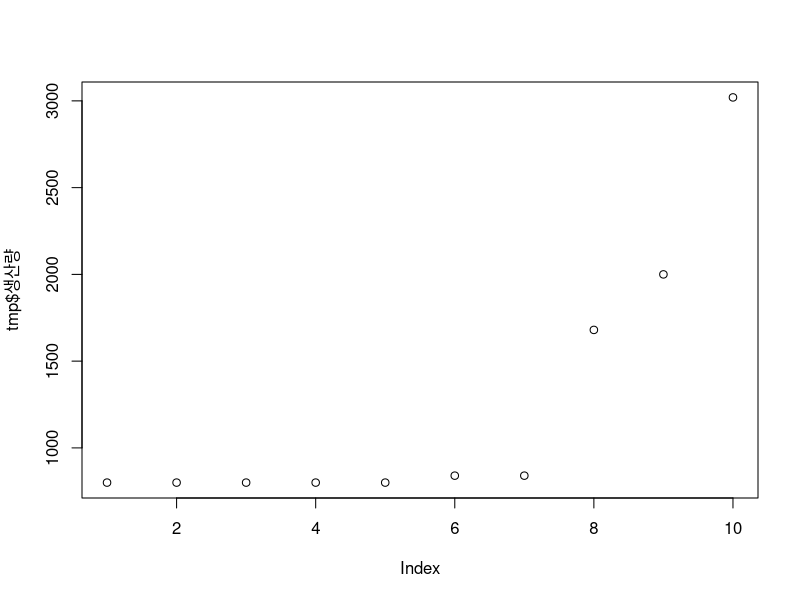
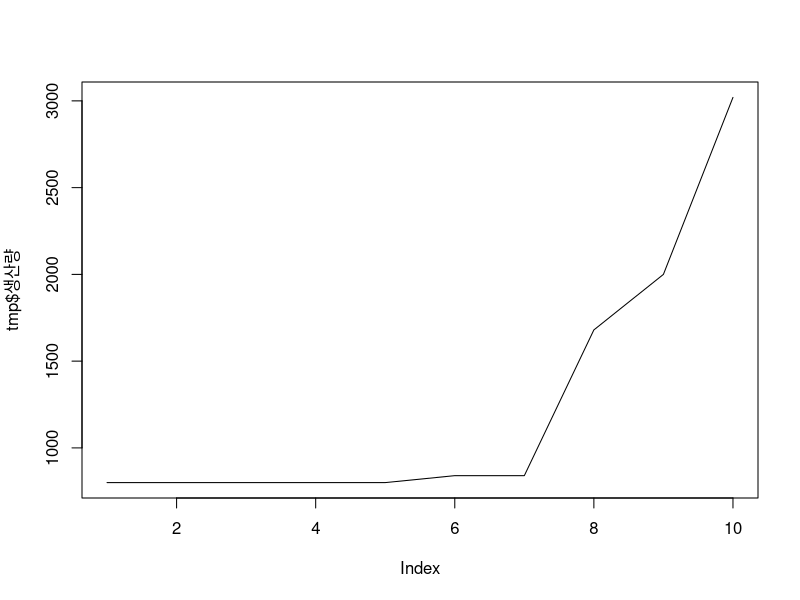
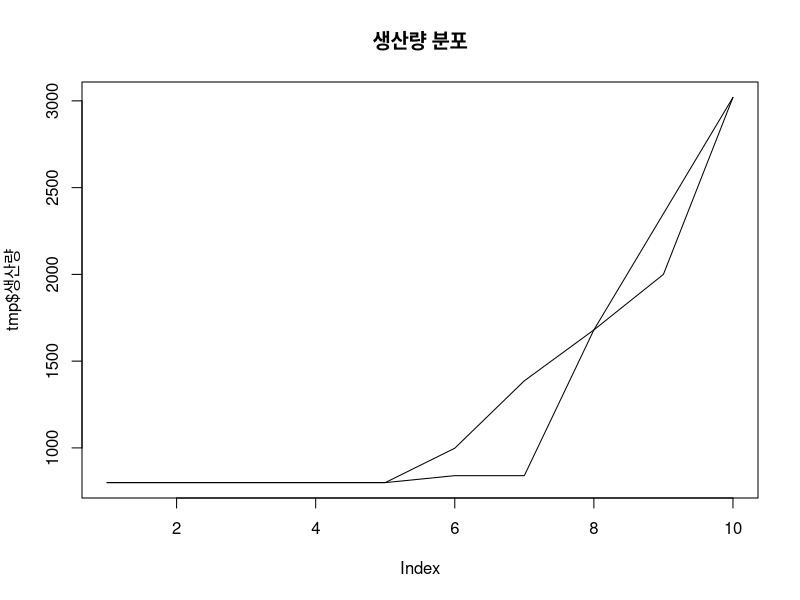
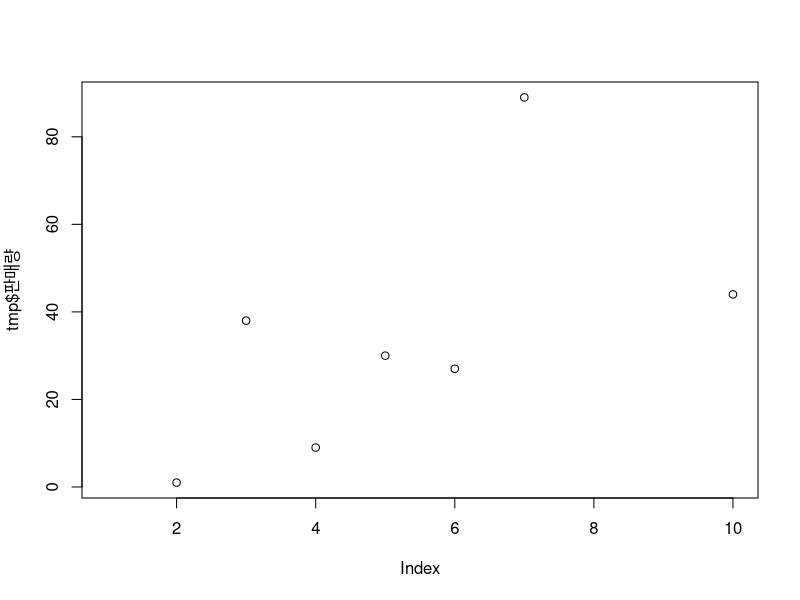
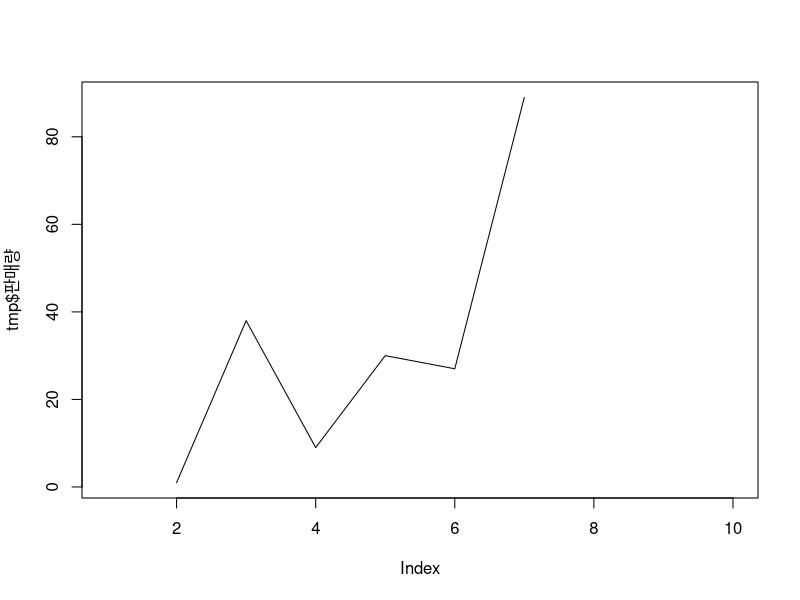
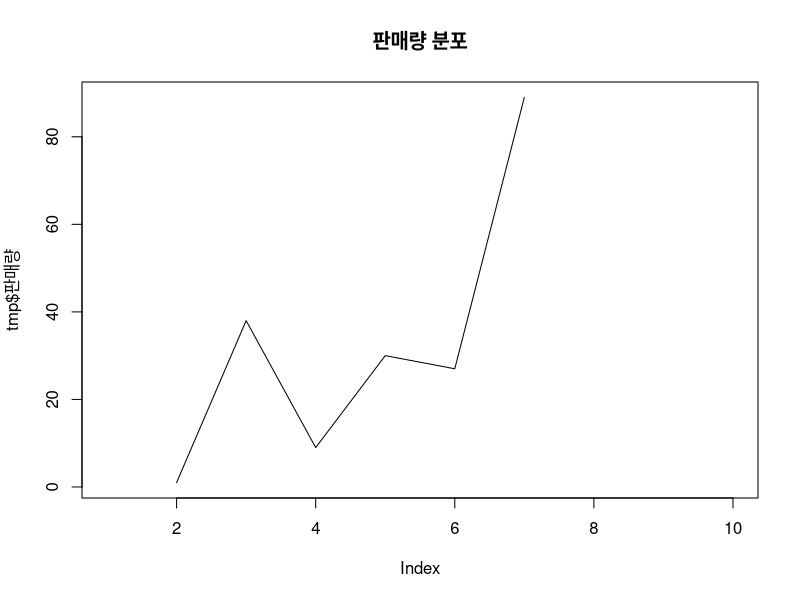
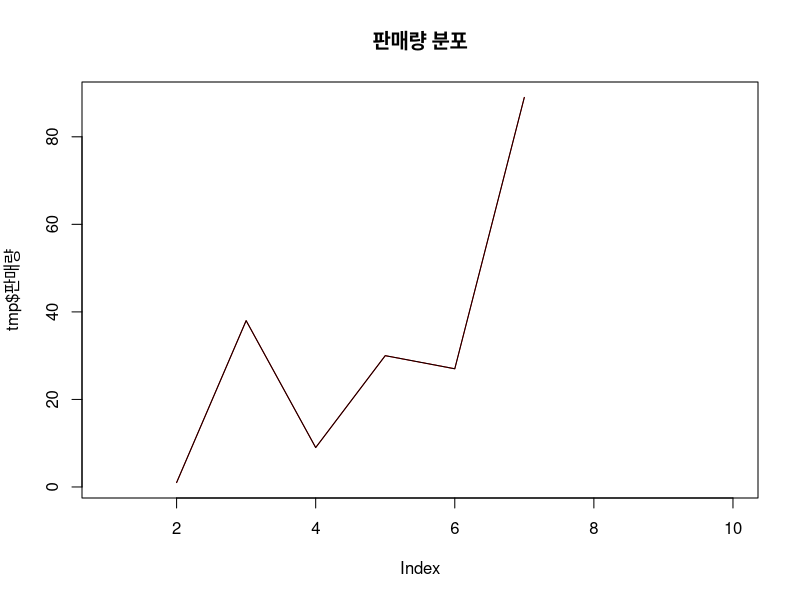
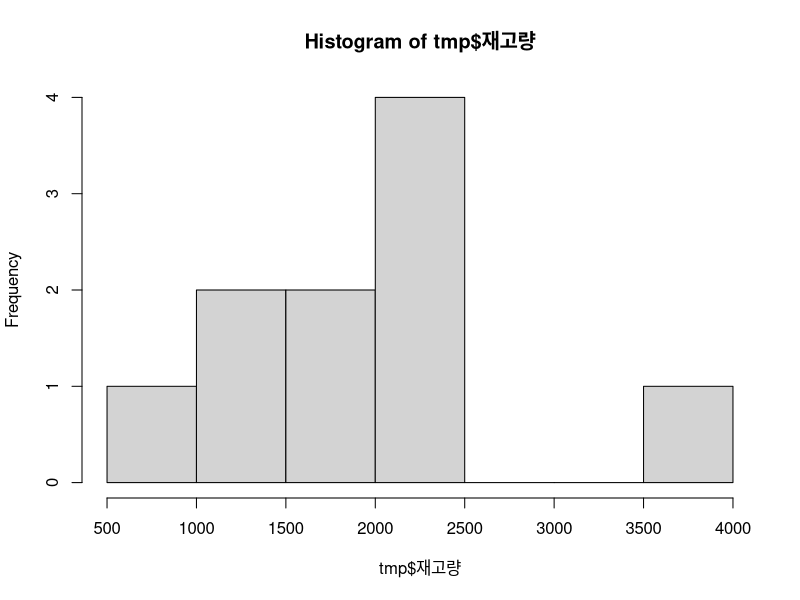

R code for these plots, in order: (Note: this script raises an error after producing the figures.)
##
## PSI
## 
##

# Sys.setlocale("LC_ALL", "korean")
# install.packages("readxl")
# install.packages("ggplot2")
# install.packages("dplyr")

library(readxl)
library(ggplot2)

getwd()
setwd("C:/500_Lab/Lab190522/Lab")
getwd()

## Step 1: 원본 데이터 가져오기
psi_data <- read_excel("data/PSI_data.xlsx")
View(psi_data)

## If 데이터에 NA 값을 0 로 수정
# psi_data[is.na(psi_data)] <- 0

## 데이터 그룹화 검색
library(dplyr)
tmp <- group_by(psi_data, psi_data$일자) %>% summarise(n()) 
# arrange(tmp$`n()`, tmp$`psi_data$일자`)
View(tmp)

## 2012-01-10, 2012-01-11
tmp <- filter(psi_data, psi_data$품목코드=="Item_011" , psi_data$생산량 > 0)

## 생산량(P) 데이터 시각화 
plot(tmp$생산량)
plot(tmp$생산량, type = "l")
plot(tmp$생산량, type = "l", main="생산량 분포")
lines(lowess(tmp$생산량))

## 판매량(S) 데이터 시각화 
plot(tmp$판매량)
plot(tmp$판매량, type = "l")
plot(tmp$판매량, type = "l", main="판매량 분포")
plot(tmp$판매량, type = "l", col='red', main="판매량 분포")
lines(lowess(tmp$판매량))

## 재고량(I) 데이터 시각화 
hist(tmp$재고량)
hist(tmp$재고량, main="재고량 분포")
lines(lowess(tmp$재고량))

## 여러 개의 그래프를 하나에 그리기(Combining Graphs)
# par(mfrow = c(1, 1))
# par(mfrow = c(1, 3))
par(mfrow = c(2, 2))
plot(tmp$판매량, type = "l", col='red', main="판매량 분포")
plot(tmp$생산량, type = "l", main="생산량 분포")
hist(tmp$재고량, main="재고량 분포")


#plot(tmp$일자, tmp$판매량, col="red", type = "l", xlim=range(tmp$일자), ylim=range(tmp$판매량,tmp$생산량))
#points(tmp$일자, tmp$생산량, type = "l", xlim=range(tmp$일자), ylim=range(tmp$판매량,tmp$생산량))

## ggplot()
## 산점도 / 산포도  geom_point( )
## 선 그래프        geom_line( )
## 박스플롯         geom_boxplot( )
## 히스토그램       geom_histogram( )
## 막대 그래프      geom_bar( )

## P: 생산량
ggplot(psi_data, aes(x=일자, y=생산량 )) + geom_line()
ggplot(tmp, aes(x=일자, y=생산량 )) + geom_line()

ggplot(psi_data, aes(x=일자, y=생산량 )) + geom_bar()


tmp <- filter(psi_data, psi_data$품목코드=="Item_032" )

## S: 판매량
ggplot(psi_data, aes(x=일자, y=판매량 )) + geom_line()
ggplot(tmp, aes(x=일자, y=판매량 ), fill='#CC3399') + geom_line()


## I
#ggplot(psi_data, aes(재고량)) + geom_histogram()
ggplot(psi_data, aes(x = 일자, y = 재고량)) + geom_bar(stat = "재고량")


ggplot(psi_data, aes(재고량), fill='red') + geom_area(stat='count')
ggplot(psi_data, aes(x=일자, y = 재고량, fill = 'red')) + geom_area()
#table(psi_data$재고량)

ggplot(tmp, aes(x=일자, y = 재고량)) + geom_area()


